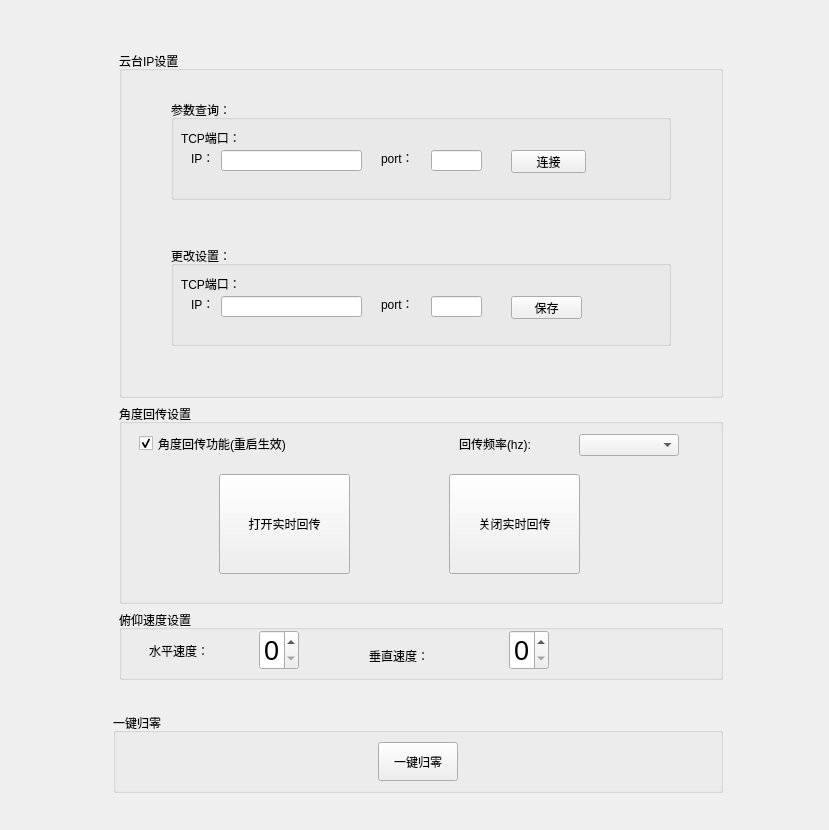
<?xml version="1.0" encoding="UTF-8"?>
<ui version="4.0">
 <class>GimbalOption</class>
 <widget class="QWidget" name="GimbalOption">
  <property name="geometry">
   <rect>
    <x>0</x>
    <y>0</y>
    <width>829</width>
    <height>830</height>
   </rect>
  </property>
  <property name="windowTitle">
   <string>Form</string>
  </property>
  <layout class="QGridLayout" name="gridLayout_2">
   <item row="2" column="3">
    <spacer name="horizontalSpacer_7">
     <property name="orientation">
      <enum>Qt::Horizontal</enum>
     </property>
     <property name="sizeHint" stdset="0">
      <size>
       <width>36</width>
       <height>20</height>
      </size>
     </property>
    </spacer>
   </item>
   <item row="1" column="2">
    <widget class="QGroupBox" name="groupBox_Gimbal_IP_Option">
     <property name="title">
      <string>云台IP设置</string>
     </property>
     <layout class="QGridLayout" name="gridLayout">
      <item row="2" column="1">
       <spacer name="verticalSpacer_2">
        <property name="orientation">
         <enum>Qt::Vertical</enum>
        </property>
        <property name="sizeHint" stdset="0">
         <size>
          <width>20</width>
          <height>40</height>
         </size>
        </property>
       </spacer>
      </item>
      <item row="3" column="2">
       <spacer name="horizontalSpacer_4">
        <property name="orientation">
         <enum>Qt::Horizontal</enum>
        </property>
        <property name="sizeHint" stdset="0">
         <size>
          <width>40</width>
          <height>20</height>
         </size>
        </property>
       </spacer>
      </item>
      <item row="1" column="2">
       <spacer name="horizontalSpacer_3">
        <property name="orientation">
         <enum>Qt::Horizontal</enum>
        </property>
        <property name="sizeHint" stdset="0">
         <size>
          <width>40</width>
          <height>20</height>
         </size>
        </property>
       </spacer>
      </item>
      <item row="3" column="1">
       <widget class="QGroupBox" name="groupBox_1_changeOption">
        <property name="minimumSize">
         <size>
          <width>500</width>
          <height>100</height>
         </size>
        </property>
        <property name="title">
         <string>更改设置：</string>
        </property>
        <widget class="QLabel" name="label_tcp_device_1_1">
         <property name="geometry">
          <rect>
           <x>10</x>
           <y>30</y>
           <width>91</width>
           <height>16</height>
          </rect>
         </property>
         <property name="text">
          <string>TCP端口：</string>
         </property>
        </widget>
        <widget class="QLabel" name="label_tcpiplabel_device_1_1">
         <property name="geometry">
          <rect>
           <x>20</x>
           <y>50</y>
           <width>21</width>
           <height>16</height>
          </rect>
         </property>
         <property name="layoutDirection">
          <enum>Qt::LeftToRight</enum>
         </property>
         <property name="text">
          <string>IP：</string>
         </property>
        </widget>
        <widget class="QLabel" name="label_tcpportlabel_device_1_1">
         <property name="geometry">
          <rect>
           <x>210</x>
           <y>50</y>
           <width>41</width>
           <height>16</height>
          </rect>
         </property>
         <property name="text">
          <string>port：</string>
         </property>
        </widget>
        <widget class="QLineEdit" name="lineEdit_tcpip_device_1_1">
         <property name="geometry">
          <rect>
           <x>50</x>
           <y>50</y>
           <width>141</width>
           <height>21</height>
          </rect>
         </property>
         <property name="text">
          <string/>
         </property>
        </widget>
        <widget class="QLineEdit" name="lineEdit_tcpport_device_1_1">
         <property name="geometry">
          <rect>
           <x>260</x>
           <y>50</y>
           <width>51</width>
           <height>21</height>
          </rect>
         </property>
        </widget>
        <widget class="QPushButton" name="btn_tcpsave_device_1_1">
         <property name="geometry">
          <rect>
           <x>340</x>
           <y>50</y>
           <width>71</width>
           <height>23</height>
          </rect>
         </property>
         <property name="text">
          <string>保存</string>
         </property>
        </widget>
       </widget>
      </item>
      <item row="0" column="1">
       <spacer name="verticalSpacer">
        <property name="orientation">
         <enum>Qt::Vertical</enum>
        </property>
        <property name="sizeHint" stdset="0">
         <size>
          <width>20</width>
          <height>20</height>
         </size>
        </property>
       </spacer>
      </item>
      <item row="1" column="0">
       <spacer name="horizontalSpacer">
        <property name="orientation">
         <enum>Qt::Horizontal</enum>
        </property>
        <property name="sizeHint" stdset="0">
         <size>
          <width>40</width>
          <height>20</height>
         </size>
        </property>
       </spacer>
      </item>
      <item row="3" column="0">
       <spacer name="horizontalSpacer_2">
        <property name="orientation">
         <enum>Qt::Horizontal</enum>
        </property>
        <property name="sizeHint" stdset="0">
         <size>
          <width>40</width>
          <height>20</height>
         </size>
        </property>
       </spacer>
      </item>
      <item row="4" column="1">
       <spacer name="verticalSpacer_3">
        <property name="orientation">
         <enum>Qt::Vertical</enum>
        </property>
        <property name="sizeHint" stdset="0">
         <size>
          <width>20</width>
          <height>40</height>
         </size>
        </property>
       </spacer>
      </item>
      <item row="1" column="1">
       <widget class="QGroupBox" name="groupBox">
        <property name="sizePolicy">
         <sizepolicy hsizetype="Preferred" vsizetype="Preferred">
          <horstretch>100</horstretch>
          <verstretch>100</verstretch>
         </sizepolicy>
        </property>
        <property name="minimumSize">
         <size>
          <width>500</width>
          <height>100</height>
         </size>
        </property>
        <property name="title">
         <string>参数查询：</string>
        </property>
        <widget class="QLabel" name="label_tcp_device_1">
         <property name="geometry">
          <rect>
           <x>10</x>
           <y>30</y>
           <width>91</width>
           <height>16</height>
          </rect>
         </property>
         <property name="text">
          <string>TCP端口：</string>
         </property>
        </widget>
        <widget class="QLabel" name="label_tcpiplabel_device_1">
         <property name="geometry">
          <rect>
           <x>20</x>
           <y>50</y>
           <width>21</width>
           <height>16</height>
          </rect>
         </property>
         <property name="layoutDirection">
          <enum>Qt::LeftToRight</enum>
         </property>
         <property name="text">
          <string>IP：</string>
         </property>
        </widget>
        <widget class="QLabel" name="label_tcpportlabel_device_1">
         <property name="geometry">
          <rect>
           <x>210</x>
           <y>50</y>
           <width>41</width>
           <height>16</height>
          </rect>
         </property>
         <property name="text">
          <string>port：</string>
         </property>
        </widget>
        <widget class="QLineEdit" name="lineEdit_tcpip_device_1">
         <property name="geometry">
          <rect>
           <x>50</x>
           <y>50</y>
           <width>141</width>
           <height>21</height>
          </rect>
         </property>
         <property name="text">
          <string/>
         </property>
        </widget>
        <widget class="QLineEdit" name="lineEdit_tcpport_device_1">
         <property name="geometry">
          <rect>
           <x>260</x>
           <y>50</y>
           <width>51</width>
           <height>21</height>
          </rect>
         </property>
        </widget>
        <widget class="QPushButton" name="btn_tcpconnect_device_1">
         <property name="geometry">
          <rect>
           <x>340</x>
           <y>50</y>
           <width>75</width>
           <height>23</height>
          </rect>
         </property>
         <property name="text">
          <string>连接</string>
         </property>
        </widget>
       </widget>
      </item>
     </layout>
    </widget>
   </item>
   <item row="2" column="0">
    <spacer name="horizontalSpacer_9">
     <property name="orientation">
      <enum>Qt::Horizontal</enum>
     </property>
     <property name="sizeHint" stdset="0">
      <size>
       <width>40</width>
       <height>20</height>
      </size>
     </property>
    </spacer>
   </item>
   <item row="1" column="0" colspan="2">
    <spacer name="horizontalSpacer_5">
     <property name="orientation">
      <enum>Qt::Horizontal</enum>
     </property>
     <property name="sizeHint" stdset="0">
      <size>
       <width>94</width>
       <height>20</height>
      </size>
     </property>
    </spacer>
   </item>
   <item row="2" column="2">
    <widget class="QGroupBox" name="groupBox_Gimbal_RealtimeAckhaul_Option">
     <property name="sizePolicy">
      <sizepolicy hsizetype="Preferred" vsizetype="Minimum">
       <horstretch>0</horstretch>
       <verstretch>0</verstretch>
      </sizepolicy>
     </property>
     <property name="minimumSize">
      <size>
       <width>600</width>
       <height>200</height>
      </size>
     </property>
     <property name="title">
      <string>角度回传设置</string>
     </property>
     <widget class="QCheckBox" name="checkBoxRealtimeAckhaulOpenSet">
      <property name="geometry">
       <rect>
        <x>20</x>
        <y>30</y>
        <width>281</width>
        <height>19</height>
       </rect>
      </property>
      <property name="text">
       <string>角度回传功能(重启生效)</string>
      </property>
      <property name="checked">
       <bool>true</bool>
      </property>
     </widget>
     <widget class="QComboBox" name="comboBox_RealtimeAckhaul">
      <property name="geometry">
       <rect>
        <x>460</x>
        <y>30</y>
        <width>100</width>
        <height>22</height>
       </rect>
      </property>
     </widget>
     <widget class="QPushButton" name="btnRealtimeAckhaulClose">
      <property name="geometry">
       <rect>
        <x>330</x>
        <y>70</y>
        <width>131</width>
        <height>100</height>
       </rect>
      </property>
      <property name="text">
       <string>关闭实时回传</string>
      </property>
     </widget>
     <widget class="QPushButton" name="btnRealtimeAckhaulOpen">
      <property name="geometry">
       <rect>
        <x>100</x>
        <y>70</y>
        <width>131</width>
        <height>100</height>
       </rect>
      </property>
      <property name="text">
       <string>打开实时回传</string>
      </property>
     </widget>
     <widget class="QLabel" name="label_RealtimeAckhaul">
      <property name="geometry">
       <rect>
        <x>340</x>
        <y>30</y>
        <width>111</width>
        <height>20</height>
       </rect>
      </property>
      <property name="text">
       <string>回传频率(hz):</string>
      </property>
     </widget>
    </widget>
   </item>
   <item row="3" column="0">
    <spacer name="horizontalSpacer_10">
     <property name="orientation">
      <enum>Qt::Horizontal</enum>
     </property>
     <property name="sizeHint" stdset="0">
      <size>
       <width>40</width>
       <height>20</height>
      </size>
     </property>
    </spacer>
   </item>
   <item row="5" column="0">
    <spacer name="horizontalSpacer_12">
     <property name="orientation">
      <enum>Qt::Horizontal</enum>
     </property>
     <property name="sizeHint" stdset="0">
      <size>
       <width>40</width>
       <height>20</height>
      </size>
     </property>
    </spacer>
   </item>
   <item row="3" column="3">
    <spacer name="horizontalSpacer_6">
     <property name="orientation">
      <enum>Qt::Horizontal</enum>
     </property>
     <property name="sizeHint" stdset="0">
      <size>
       <width>32</width>
       <height>20</height>
      </size>
     </property>
    </spacer>
   </item>
   <item row="3" column="2">
    <widget class="QGroupBox" name="groupBox_Gimbal_Speed_Option">
     <property name="sizePolicy">
      <sizepolicy hsizetype="Minimum" vsizetype="Minimum">
       <horstretch>0</horstretch>
       <verstretch>0</verstretch>
      </sizepolicy>
     </property>
     <property name="minimumSize">
      <size>
       <width>600</width>
       <height>70</height>
      </size>
     </property>
     <property name="title">
      <string>俯仰速度设置</string>
     </property>
     <widget class="QSpinBox" name="spinBox_speed_horizontal">
      <property name="enabled">
       <bool>true</bool>
      </property>
      <property name="geometry">
       <rect>
        <x>140</x>
        <y>20</y>
        <width>40</width>
        <height>40</height>
       </rect>
      </property>
      <property name="font">
       <font>
        <pointsize>20</pointsize>
       </font>
      </property>
     </widget>
     <widget class="QLabel" name="label_speed_horrizontal">
      <property name="geometry">
       <rect>
        <x>30</x>
        <y>30</y>
        <width>81</width>
        <height>21</height>
       </rect>
      </property>
      <property name="text">
       <string>水平速度：</string>
      </property>
     </widget>
     <widget class="QLabel" name="label_speed_vertical">
      <property name="geometry">
       <rect>
        <x>250</x>
        <y>30</y>
        <width>91</width>
        <height>31</height>
       </rect>
      </property>
      <property name="text">
       <string>垂直速度：</string>
      </property>
     </widget>
     <widget class="QSpinBox" name="spinBox_speed_vertical">
      <property name="geometry">
       <rect>
        <x>390</x>
        <y>20</y>
        <width>40</width>
        <height>40</height>
       </rect>
      </property>
      <property name="font">
       <font>
        <pointsize>20</pointsize>
       </font>
      </property>
     </widget>
    </widget>
   </item>
   <item row="6" column="2">
    <spacer name="verticalSpacer_5">
     <property name="orientation">
      <enum>Qt::Vertical</enum>
     </property>
     <property name="sizeHint" stdset="0">
      <size>
       <width>20</width>
       <height>25</height>
      </size>
     </property>
    </spacer>
   </item>
   <item row="5" column="3">
    <spacer name="horizontalSpacer_11">
     <property name="orientation">
      <enum>Qt::Horizontal</enum>
     </property>
     <property name="sizeHint" stdset="0">
      <size>
       <width>87</width>
       <height>20</height>
      </size>
     </property>
    </spacer>
   </item>
   <item row="5" column="1" colspan="2">
    <widget class="QGroupBox" name="groupBox_2">
     <property name="sizePolicy">
      <sizepolicy hsizetype="Preferred" vsizetype="Minimum">
       <horstretch>0</horstretch>
       <verstretch>0</verstretch>
      </sizepolicy>
     </property>
     <property name="minimumSize">
      <size>
       <width>0</width>
       <height>80</height>
      </size>
     </property>
     <property name="title">
      <string>一键归零</string>
     </property>
     <layout class="QHBoxLayout" name="horizontalLayout">
      <item>
       <spacer name="horizontalSpacer_13">
        <property name="orientation">
         <enum>Qt::Horizontal</enum>
        </property>
        <property name="sizeHint" stdset="0">
         <size>
          <width>253</width>
          <height>20</height>
         </size>
        </property>
       </spacer>
      </item>
      <item>
       <widget class="QPushButton" name="btnOneClickZeroing">
        <property name="sizePolicy">
         <sizepolicy hsizetype="Preferred" vsizetype="Minimum">
          <horstretch>0</horstretch>
          <verstretch>0</verstretch>
         </sizepolicy>
        </property>
        <property name="text">
         <string>一键归零</string>
        </property>
       </widget>
      </item>
      <item>
       <spacer name="horizontalSpacer_14">
        <property name="orientation">
         <enum>Qt::Horizontal</enum>
        </property>
        <property name="sizeHint" stdset="0">
         <size>
          <width>252</width>
          <height>20</height>
         </size>
        </property>
       </spacer>
      </item>
     </layout>
    </widget>
   </item>
   <item row="4" column="2">
    <spacer name="verticalSpacer_6">
     <property name="orientation">
      <enum>Qt::Vertical</enum>
     </property>
     <property name="sizeHint" stdset="0">
      <size>
       <width>20</width>
       <height>26</height>
      </size>
     </property>
    </spacer>
   </item>
   <item row="0" column="2">
    <spacer name="verticalSpacer_4">
     <property name="orientation">
      <enum>Qt::Vertical</enum>
     </property>
     <property name="sizeHint" stdset="0">
      <size>
       <width>20</width>
       <height>40</height>
      </size>
     </property>
    </spacer>
   </item>
   <item row="1" column="3">
    <spacer name="horizontalSpacer_8">
     <property name="orientation">
      <enum>Qt::Horizontal</enum>
     </property>
     <property name="sizeHint" stdset="0">
      <size>
       <width>87</width>
       <height>20</height>
      </size>
     </property>
    </spacer>
   </item>
  </layout>
 </widget>
 <resources/>
 <connections/>
</ui>
